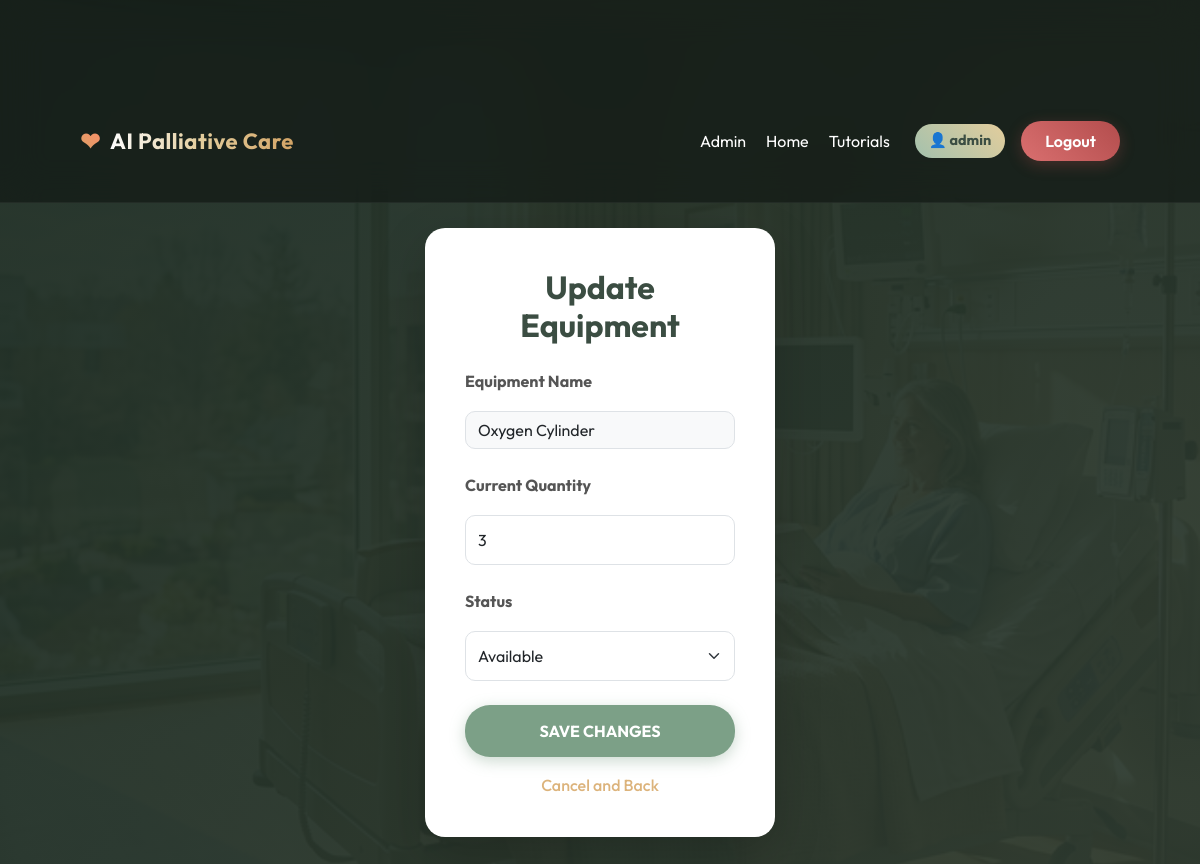
Screenshot of /update_item/1 (signed in) with the database file from the repository.
### tables this page shows
CREATE TABLE medical_items(
        id INTEGER PRIMARY KEY AUTOINCREMENT,
        item_name TEXT,
        quantity INTEGER,
        status TEXT
    );

### app.py (the view, shortened to what this page needs)
@app.route("/update_item/<int:id>", methods=["GET", "POST"])
def update_item(id):
    if session.get("role") != "admin":
        return redirect("/medical_items")
    conn = get_db()
    item = conn.execute("SELECT * FROM medical_items WHERE id=?", (id,)).fetchone()
    conn.close()
    return render_template("update_item.html", item=item)

### app.py (called while the page is built)
@app.after_request
def add_header(response):
    response.cache_control.no_store = True
    response.cache_control.no_cache = True
    response.cache_control.must_revalidate = True
    response.cache_control.max_age = 0
    return response

def get_db():
    conn = sqlite3.connect(DB)
    conn.row_factory = sqlite3.Row
    return conn

### templates/update_item.html (shortened to what this page needs)
{% extends "base.html" %}
{% block content %}
<div class="container py-5">
    <div class="form-box shadow-lg" style="border-radius: 20px; width: 400px; background: white; padding: 40px;">
        <h2 class="fw-bold mb-4 text-center" style="color: #3b4d42;">Update Equipment</h2>
        <form action="/update_item/{{ item.id }}" method="POST">
            <div class="mb-4 text-start">
                <label class="form-label fw-bold" style="color: #555;">Equipment Name</label>
                <input type="text" class="form-control" value="{{ item.item_name }}" disabled style="background: #f8f9fa; border-radius: 10px;">
            </div>
            <div class="mb-4 text-start">
                <label class="form-label fw-bold" style="color: #555;">Current Quantity</label>
                <input type="number" name="quantity" class="form-control" value="{{ item.quantity }}" required style="border-radius: 10px; padding: 12px;">
            </div>
            <div class="mb-4 text-start">
                <label class="form-label fw-bold" style="color: #555;">Status</label>
                <select name="status" class="form-select" required style="border-radius: 10px; padding: 12px;">
                    <option value="Available" {% if item.status == 'Available' %}selected{% endif %}>Available</option>
                </select>
            </div>
            <button type="submit" class="btn w-100" style="background: #7ca087; color: white; border-radius: 25px; padding: 14px; font-weight: bold; font-size: 16px; border: none; box-shadow: 0 4px 15px rgba(124, 160, 135, 0.4);">
                SAVE CHANGES
            </button>
            <div class="text-center mt-3">
                <a href="/medical_items" class="link" style="color: #dcb37b; font-weight: 500; text-decoration: none;">Cancel and Back</a>
            </div>
        </form>
    </div>
</div>
{% endblock %}

### static/css/style.css (style rules this page uses)
body { font-family: 'Outfit', sans-serif; margin: 0; background: linear-gradient(135deg, rgba(30, 45, 35, 0.96), rgba(46, 59, 49, 0.94)), url('../images/real_ward.png') center/cover fixed; color: #fdfdfd; min-height: 100vh; overflow-x: hidden; }
.container { padding: 20px; padding-top: 100px; text-align: center; }
.link { color: #dcb37b; text-decoration: none; font-weight: 500; }
.btn { background: linear-gradient(135deg, #8ba894, #668270); padding: 12px 25px; border: none; color: white; border-radius: 30px; text-decoration: none; cursor: pointer; font-weight: 600; transition: all 0.3s ease; box-shadow: 0 4px 15px rgba(102, 130, 112, 0.4); }
.form-box { background: white; color: black; padding: 40px; width: 90%; max-width: 350px; margin: 50px auto; border-radius: 15px; box-shadow: 0 10px 30px rgba(0, 0, 0, 0.15); position: relative; z-index: 2; }
input, select { width: 100%; padding: 10px; margin: 10px 0; box-sizing: border-box; }

### rows the page displays
medical_items: item_name "Oxygen Cylinder", quantity "3", status "Available"

### other values shown
{{ session["user"] }} "admin"
